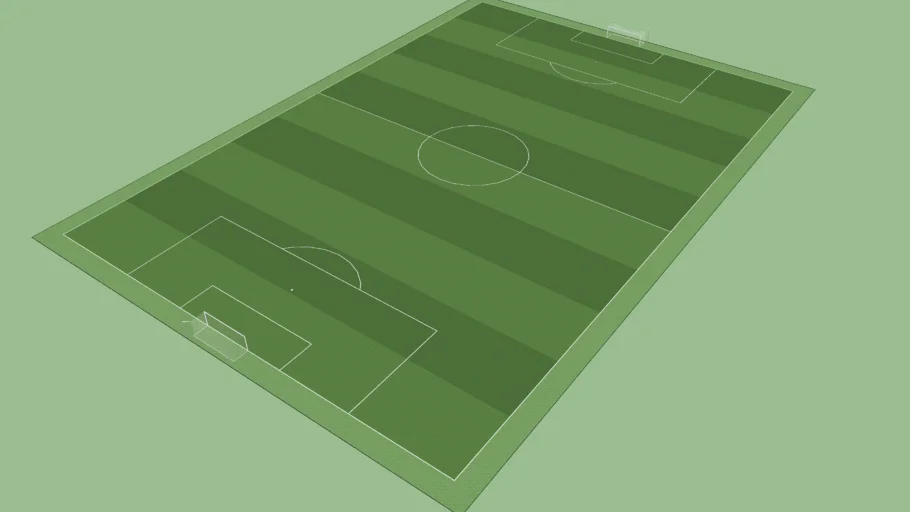
#> input picture TP8/cancha.png, 910 x 512 px
$ python prueba.py
#> lines starting #> are read from the running program, lines starting #| are printed output that depends on the picture
import cv2
import numpy as np

# Leer la imagen
img     = cv2.imread('cancha.png', 1)
#> img is the input picture: shape (512, 910, 3); mean B, G, R 111.4, 161.4, 125.8

# Definir los puntos de origen y destino
origen = np.array([[64,234], [482,3], [452,478], [790,90]]).astype(np.float32)
destino = np.array([[0,0], [1000,0], [0,500], [500,1000]]).astype(np.float32)

# Calcular la matriz de transformación
M = cv2.getPerspectiveTransform(origen, destino)

# Aplicar la transformación a la imagen
img_rectificada = cv2.warpPerspective(img, M, (img.shape[1], img.shape[0]))
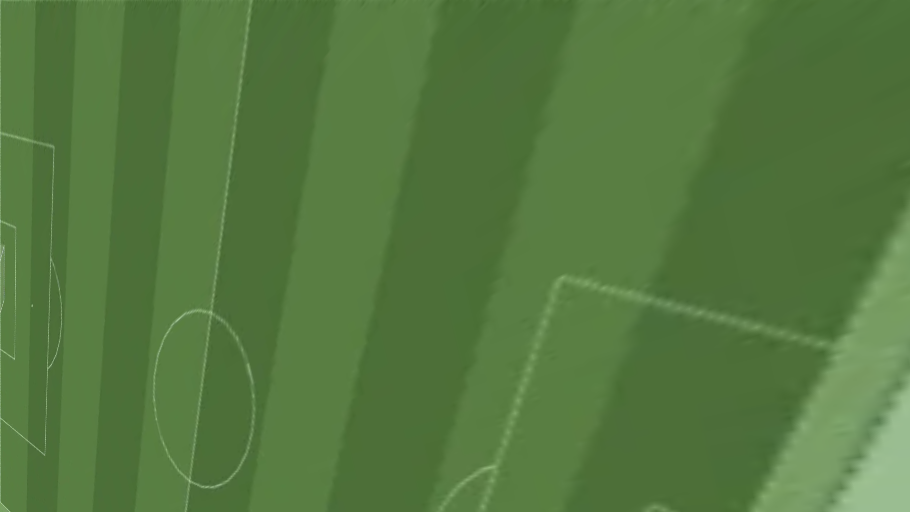
#> img_rectificada: shape (512, 910, 3); mean B, G, R 63.6, 120.5, 84.8

# Mostrar la imagen rectificada
cv2.imshow('Imagen Rectificada', img_rectificada)
cv2.waitKey(0)
cv2.destroyAllWindows()
